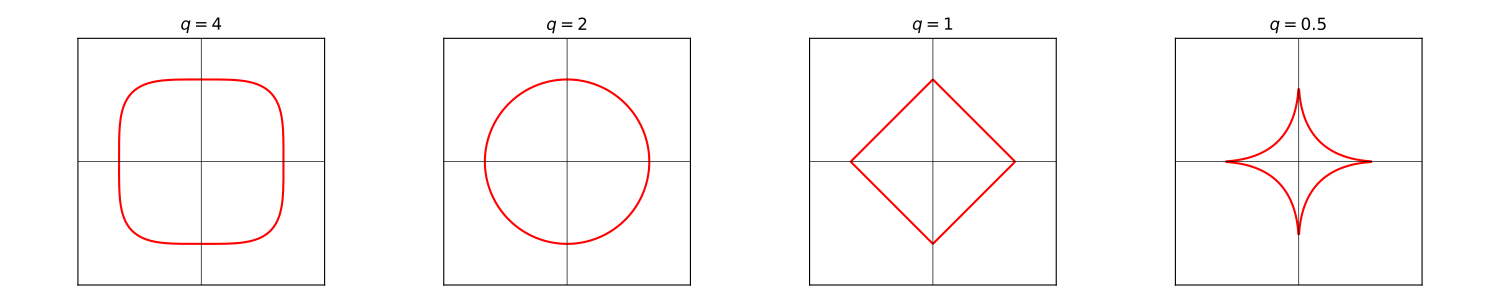

This chart was generated by the following Python code:
import numpy as np
import matplotlib.pyplot as plt

q_values = [4, 2, 1, 0.5]
colors = ['red'] * len(q_values)

fig, axs = plt.subplots(1, len(q_values), figsize=(15, 3))
x = np.linspace(-1.5, 1.5, 400)


for ax, q, color in zip(axs, q_values, colors):
    X, Y = np.meshgrid(x, x)
    Z = np.abs(X)**q + np.abs(Y)**q
    ax.contour(X, Y, Z, levels=[1], colors=color)
    ax.set_title(f'$q = {q}$', fontsize=12)
    ax.axhline(0, color='black', linewidth=0.5)
    ax.axvline(0, color='black', linewidth=0.5)
    ax.set_aspect('equal')
    ax.set_xticks([])
    ax.set_yticks([])

plt.tight_layout()
plt.show()
